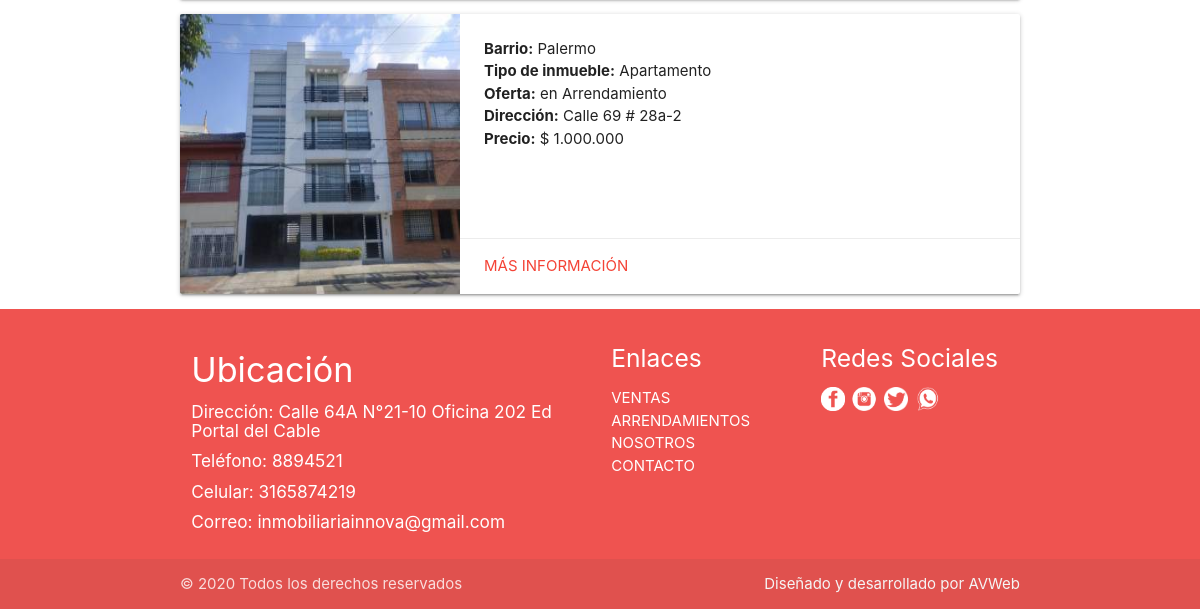
/buscar/ (lower part), run on an earlier commit of the app's database.
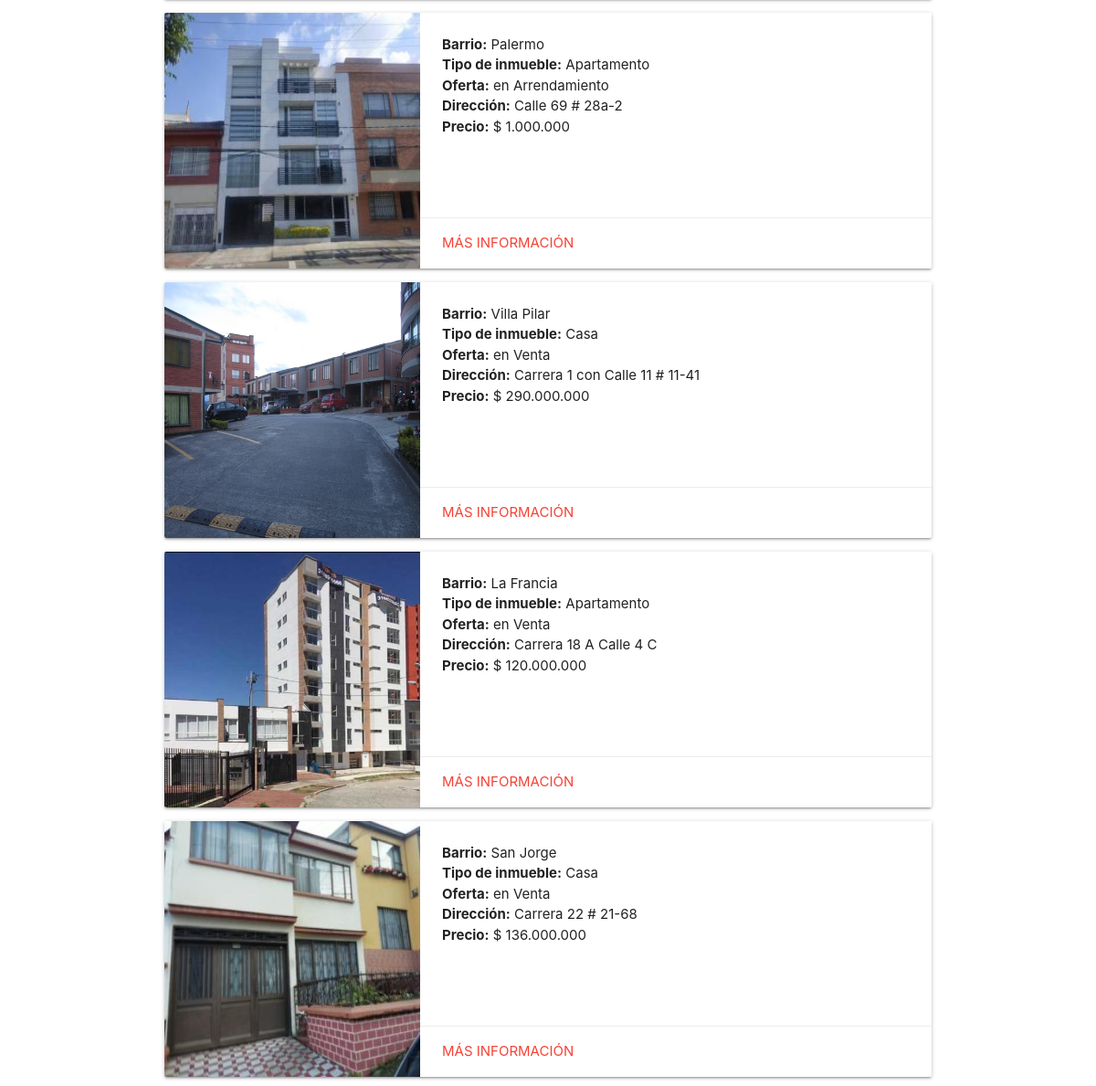
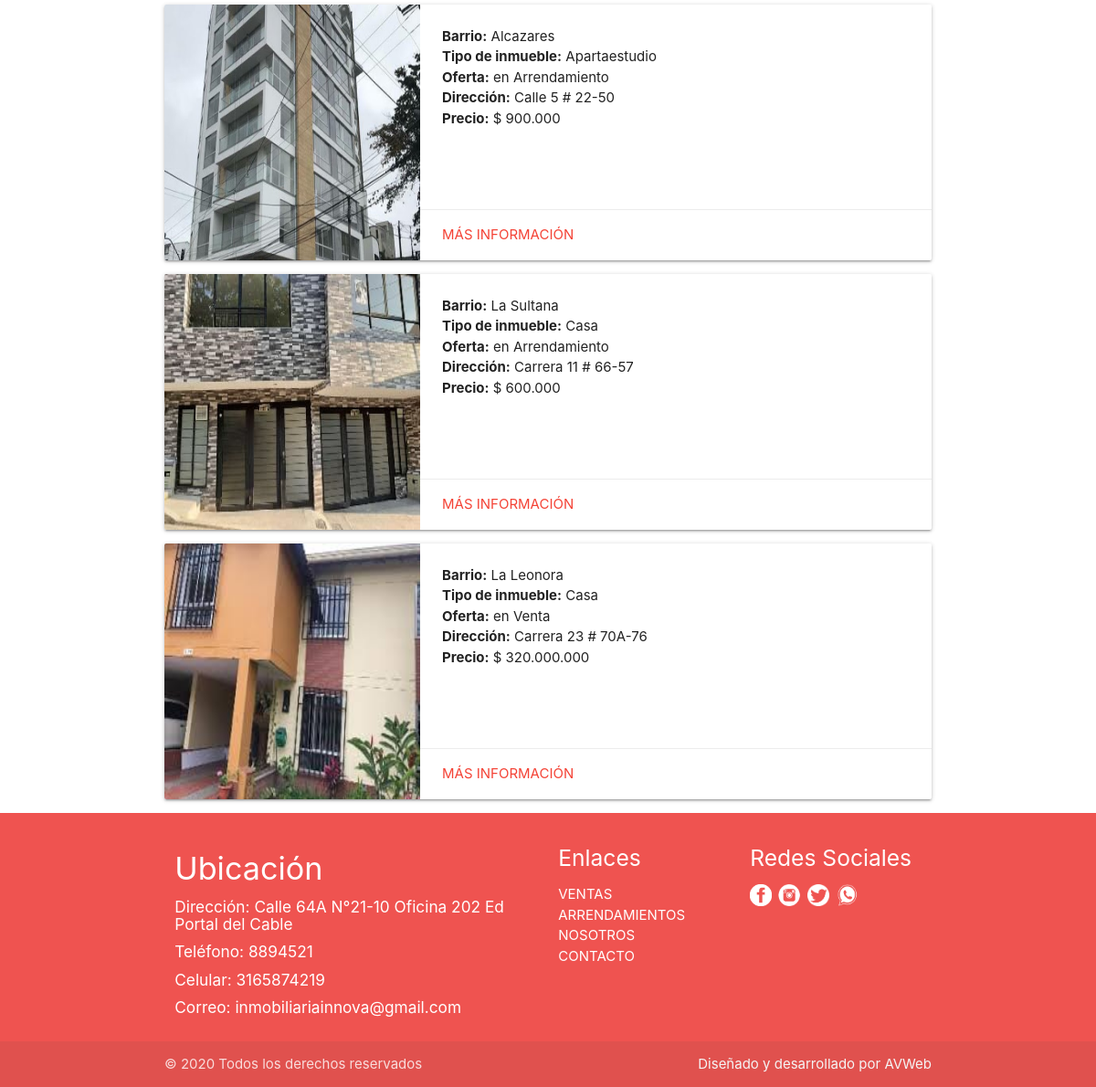
And on a later commit of the database (2 pictures, top to bottom).
### inmueble/models.py (models this page shows, shortened)
class Inmueble(models.Model):
    codigo = models.CharField(max_length=50, null=False)
    direccion = models.CharField(max_length=100, null=False)
    IDBarrio = models.ForeignKey(Barrio, null=False, on_delete=models.PROTECT)
    precio = models.DecimalField(max_digits=9, decimal_places=0,  null=False)
    IDTipo_de_inmueble = models.ForeignKey(Tipo_de_inmueble, null=False, on_delete=models.PROTECT)
    IDTipo_de_oferta = models.ForeignKey(Tipo_de_oferta, null=False, on_delete=models.PROTECT)
    alcoba = models.IntegerField(null=False)
    baño = models.IntegerField(null=False)
    parqueadero = models.BooleanField(null=False)
    disponible = models.BooleanField(null=False)
    descripcion = models.CharField(max_length=300, null=True)
    imagenppal = models.FileField(null=False, upload_to="imagenes/%Y/%m/%d")

class Barrio(models.Model):
    nombre = models.CharField(max_length=80, null=False)
    IDCiudad = models.ForeignKey(Ciudad, null=False, on_delete=models.PROTECT)

class Tipo_de_inmueble(models.Model):
    nombre = models.CharField(max_length=25, null=False)

class Tipo_de_oferta(models.Model):
    nombre = models.CharField(max_length=20, null=False)

### inmueble/views.py (the view)
# urls.py: path('buscar/', views.Busqueda, name='buscar'),
def Busqueda(request):
    queryset = request.GET.get("buscar")
    b = Inmueble.objects.filter(disponible=True)
    if queryset:
        b = Inmueble.objects.filter(
            Q(IDBarrio__nombre__icontains = queryset) |
            Q(IDTipo_de_inmueble__nombre__icontains = queryset) |
            Q(IDTipo_de_oferta__nombre__icontains = queryset)
        )
    return render(request, 'inmueble/inmueble_search.html', {'object_list':b, 'buscar':queryset})

### templates/inmueble/inmueble_search.html (shortened to what this page needs)
{% extends 'base/base.html' %}
{% load static %}
{% load humanize %}
{% block container %}
  {% for data in object_list %}
    <div class="card horizontal">
      <div class="card-image">
        <img src="../../media/{{ data.imagenppal }}" style="width:280px; height:280px;">
      </div>
      <div class="card-stacked">
        <div class="card-content">
          <p><b>Barrio:</b> {{ data.IDBarrio.nombre }}</p>
          <p><b>Tipo de inmueble:</b> {{ data.IDTipo_de_inmueble.nombre }}</p>
          <p><b>Oferta:</b> en {{ data.IDTipo_de_oferta.nombre }}</p>
          <p><b>Dirección:</b> {{ data.direccion }}</p>
          <p><b>Precio:</b> $ {{ data.precio|intcomma }}</p>
        </div>
        <div class="card-action">
          <a href="{% url 'detalle' data.id %}" class="red-text">Más información</a>
        </div>
      </div>
    </div>
  {% endfor %}
{% endblock  %}

What changed in the data, as far as the page shows it:
added Inmueble: imagenppal (picture), IDBarrio.nombre "Villa Pilar", IDTipo_de_inmueble.nombre "Casa", IDTipo_de_oferta.nombre "Venta", direccion "Carrera 1 con Calle 11 # 11-41", precio "290.000.000"
added Inmueble: imagenppal (picture), IDBarrio.nombre "La Francia", IDTipo_de_inmueble.nombre "Apartamento", IDTipo_de_oferta.nombre "Venta", direccion "Carrera 18 A Calle 4 C", precio "120.000.000"
added Inmueble: imagenppal (picture), IDBarrio.nombre "San Jorge", IDTipo_de_inmueble.nombre "Casa", IDTipo_de_oferta.nombre "Venta", direccion "Carrera 22 # 21-68", precio "136.000.000"
added Inmueble: imagenppal (picture), IDBarrio.nombre "Alcazares", IDTipo_de_inmueble.nombre "Apartaestudio", IDTipo_de_oferta.nombre "Arrendamiento", direccion "Calle 5 # 22-50", precio "900.000"
added Inmueble: imagenppal (picture), IDBarrio.nombre "La Sultana", IDTipo_de_inmueble.nombre "Casa", IDTipo_de_oferta.nombre "Arrendamiento", direccion "Carrera 11 # 66-57", precio "600.000"
added Inmueble: imagenppal (picture), IDBarrio.nombre "La Leonora", IDTipo_de_inmueble.nombre "Casa", IDTipo_de_oferta.nombre "Venta", direccion "Carrera 23 # 70A-76", precio "320.000.000"
